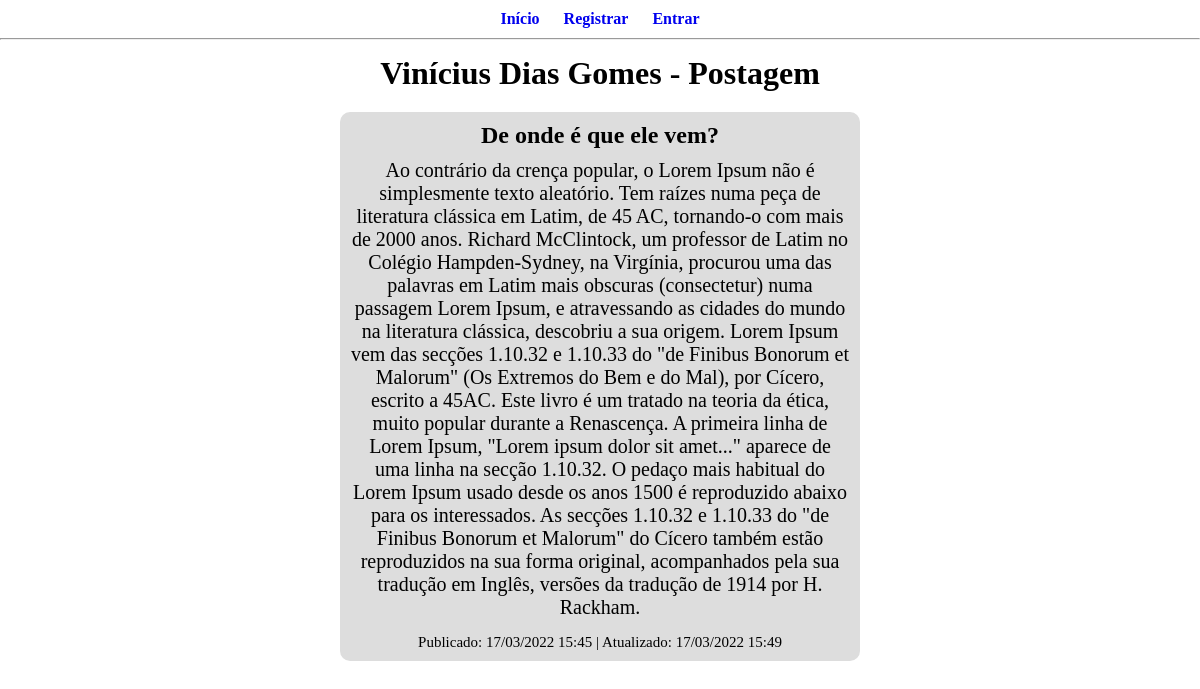
Page /postagem/2 on the committed database.
### blog/blueprints/database.py (models this page shows, shortened)
class User(UserMixin, db.Model):
    __tablename__ = "users"
    id = db.Column("id", db.Integer, primary_key=True, autoincrement=True)
    name = db.Column(db.String(60), nullable=False)
    name_user = db.Column(db.String(15), unique=True, nullable=False)
    password = db.Column(db.String(102), nullable=False)
    admin = db.Column(db.Boolean, default=False, nullable=False)

class Post(UserMixin, db.Model):
    __tablename__ = "posts"
    id = db.Column("id", db.Integer, primary_key=True, autoincrement=True)
    title = db.Column(db.String(50), nullable=False)
    text = db.Column(db.String(1500), nullable=False)
    created_date_time = db.Column(db.String(16), nullable=False)
    updated_date_time = db.Column(db.String(16), nullable=False)
    users_id = db.Column(db.Integer, db.ForeignKey("users.id"), nullable=False)

### blog/blueprints/blog.py (the view)
@bp.route("/postagem/<int:id>")
def post(id: int):
    try:
        result = (
            db.session.query(
                Post.title,
                Post.text,
                Post.created_date_time,
                Post.updated_date_time,
                User.name,
            )
            .join(User)
            .filter(Post.id == id)
            .first()
        )
        db.session.close()
        if result is None:
            return redirect(url_for("blog.index"))
    except Exception as e:
        flash("Erro ao consultar postagem!")
        print(f"\nERRO AO CONSULTAR POSTAGEM: {e}")
    return render_template("blog/post.html", title="Postagem", result=result)

### blog/templates/blog/post.html (shortened to what this page needs)
{% extends "base.html" %}
{% block body %}
<main>
    {% if result %}
    <h1>{{ result.name }} - {{ title }}</h1>
    <article id="art_post">
        <h2>{{ result.title }}</h2>
        <p>{{ result.text }}</p>
        <label id="lb_information">Publicado: {{ result.created_date_time }} | Atualizado: {{ result.updated_date_time
            }}</label>
    </article>
    {% endif %}
</main>
{% endblock %}

### blog/static/css/general.css (style rules this page uses)
* { padding: 0; margin: 0; }
main { text-align: center; margin: auto; }
h1 { margin-top: 15px; margin-bottom: 15px; }
label { font-size: 20px; display: inline-block; margin-top: 10px; }
#lb_information { font-size: 15px; margin-top: 15px; }
p { font-size: 20px; margin-top: 10px; }
#art_post { width: 500px; margin: auto; margin-top: 20px; padding: 10px; border-radius: 10px; background-color: rgb(221, 221, 221); }

### rows in the picture
User: name "Vinícius Dias Gomes"
Post: title "De onde é que ele vem?", text "Ao contrário da crença popular, o Lorem Ipsum não é simplesmente texto aleatório. Tem raízes numa peça de literatura clássica em Latim, de 45 AC, tornando-o com mais de 2000 anos. Richard McClintock, um professor de Latim no Colégio Hampden-Sydney, na Virgínia, procurou uma das palavras em Latim mais obscuras (consectetur) numa passagem Lorem Ipsum, e atravessando as cidades do mundo na literatura clássica, descobriu a sua origem. Lorem Ipsum vem das secções 1.10.32 e 1.10.33 do \"de Finibus Bonorum et Malorum\" (Os Extremos do Bem e do Mal), por Cícero, escrito a 45AC. Este livro é um tratado na teoria da ética, muito popular durante a Renascença. A primeira linha de Lorem Ipsum, \"Lorem…", created_date_time "17/03/2022 15:45", updated_date_time "17/03/2022 15:49"

### other values in the picture
{{ title }} "Postagem"
